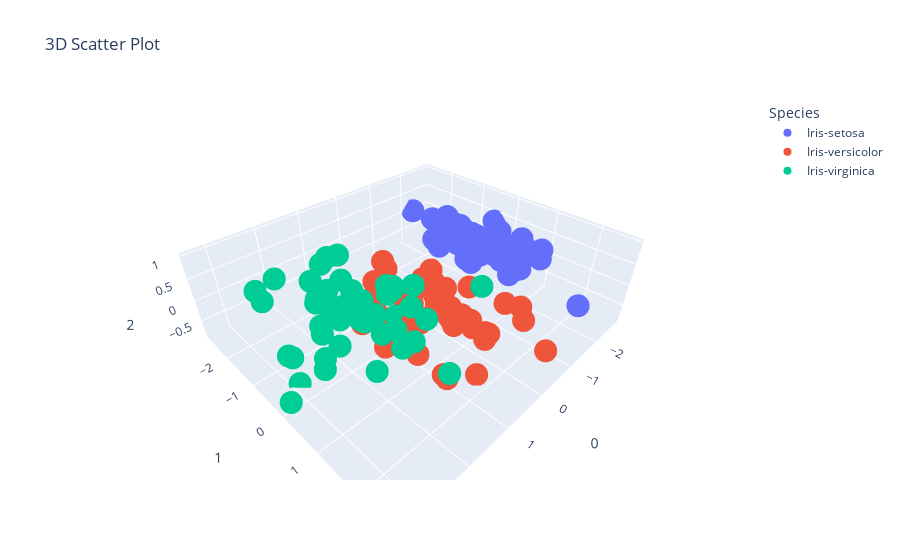

This figure's notebook cell:
### Code cell
fig = scatter_plot_3d_px(iris_data_pca, target_column='Species')
fig.show()
